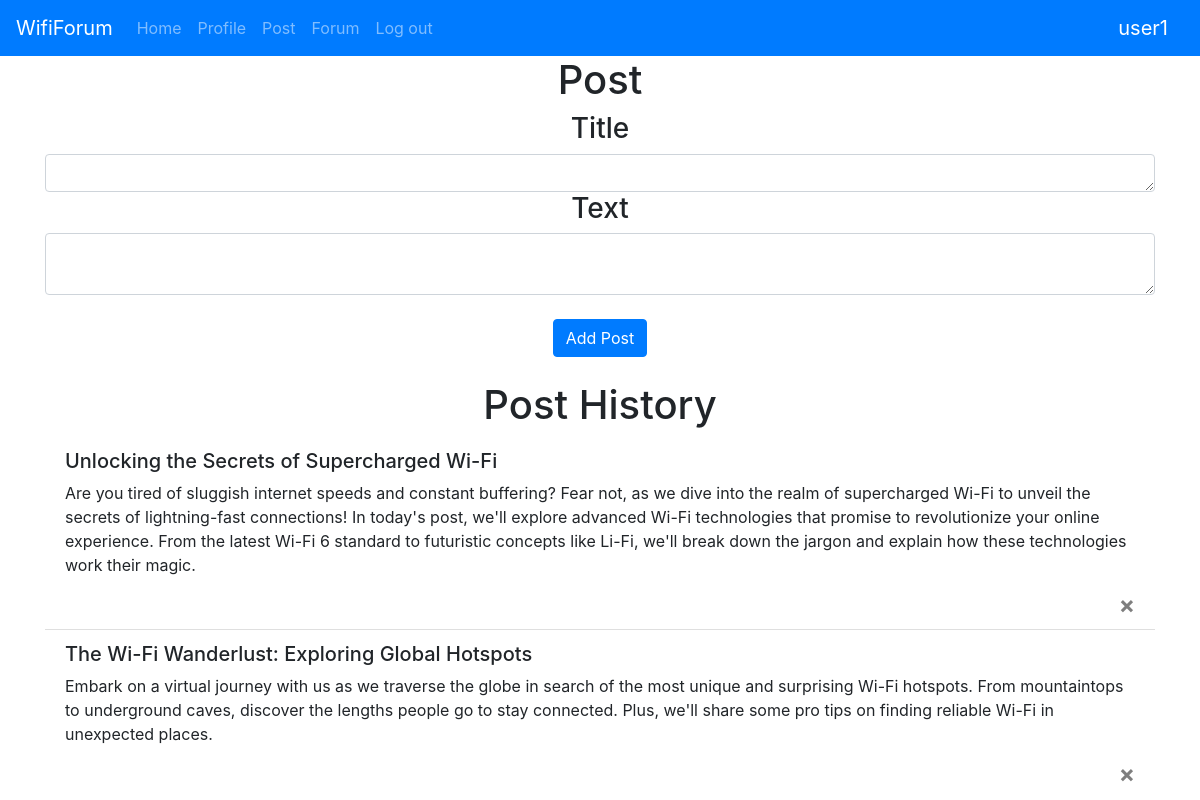
/post (signed in), run on the app's committed database.
### website/models.py (models this page shows)
class User(db.Model, UserMixin):
    id = db.Column(db.Integer, primary_key=True)
    email = db.Column(db.String(150), unique=True)
    password = db.Column(db.String(150))
    username = db.Column(db.String(150), unique=True)
    credit = db.Column(db.Integer)
    posts = db.relationship('Post')

class Post(db.Model):
    id = db.Column(db.Integer, primary_key=True)
    username = db.Column(db.String(150))
    title = db.Column(db.String(255))
    content = db.Column(db.Text)
    date = db.Column(db.DateTime(timezone=True), default=func.now())
    user_id = db.Column(db.Integer, db.ForeignKey('user.id'))
    credit = db.Column(db.Integer)

### website/views.py (the view)
@view.route('/post', methods=['GET', 'POST'])
@login_required
def posts():
    if request.method == 'POST':
        post_title = request.form.get('title')
        post_text = request.form.get('text')
        new_post = Post(title=post_title, content=post_text, user_id=current_user.id, username=current_user.username, credit=0)
        db.session.add(new_post)
        db.session.commit()
    return render_template('post.html', user=current_user)

### website/__init__.py (called while the page is built)
def create_app():
    app = Flask(__name__)
    app.config['SECRET_KEY'] = 'abc' #Dit zorgt voor een encryptie van de data cookies en sessie data, je kan dit ook gwn disablen als het problemen veroorzaakt
    app.config['SQLALCHEMY_DATABASE_URI'] = f'sqlite:///{DB_NAME}'
    db.init_app(app)
    from .views import view
    from .auth import auth
    app.register_blueprint(view, url_prefix='/')
    app.register_blueprint(auth, url_prefix='/')
    from .models import User, Post
    create_database(app)
    login_manager = LoginManager()
    login_manager.login_view = 'auth.login'
    login_manager.init_app(app)
    @login_manager.user_loader
    def load_user(id):
        return User.query.get(int(id))
    return app

### website/templates/post.html
{% extends "base.html" %} {% block title %}Forum{% endblock %} {% block
    content%}
    <h1 align="center">Post</h1>
    <form method="POST">
      <h3 align="center">Title</h3>
      <textarea name="title" id="title" class="form-control" rows="1"></textarea>
      <h3 align="center">Text</h3>
      <textarea name="text" id="text" class="form-control"></textarea>
      <br \ />
      <div align="center">
        <button type="submit" class="btn btn-primary">Add Post</button>
      </div>
    </form>
    <br>
    <h1 align="center">Post History</h1>
    <ul class="list-group list-group-flush" id="Posts">
        {% for post in user.posts %}
        <div class="list-group-item">
          <h5>{{ post.title }}</h5>
          <p>{{ post.content }}</p>
          <button type="button" class="close" onClick="deletePost({{ post.id }})">
            <span aria-hidden="true">&times;</span>
          </button>
        </div>
        {% endfor %}
      </ul>
    {% endblock %} request.form.get('post_title')

### website/templates/base.html (shortened to what this page needs)
<!DOCTYPE html>
<html>
  <head>
    <link
      rel="stylesheet"
      href="https://stackpath.bootstrapcdn.com/bootstrap/4.4.1/css/bootstrap.min.css"
    />
    <link
      rel="stylesheet"
      href="https://stackpath.bootstrapcdn.com/font-awesome/4.7.0/css/font-awesome.min.css"
    />
  </head>
  <body>
    <nav class="navbar navbar-expand-lg navbar-dark bg-primary">
      <a class="navbar-brand" href="#">WifiForum</a>
      <div class="'collapse navbar-collapse" id="navbar">
        <div class="navbar-nav">
          {% if user.is_authenticated %}
          <a class="nav-item nav-link" id="home" href="/"> Home </a>
          <a class="nav-item nav-link" id="profile" href="/profile">
            Profile
          </a>
          <a class="nav-item nav-link" id="post" href="/post"> Post </a>
          <a class="nav-item nav-link" id="logout" href="/forum"> Forum </a>
          <a class="nav-item nav-link" id="logout" href="/logout"> Log out </a>
          {% else %}
          <a class="nav-item nav-link" id="home" href="/"> Home </a>
          <a class="nav-item nav-link" id="login" href="/login"> Login </a>
          <a class="nav-item nav-link" id="sign-up" href="/signup"> Signup </a>
          {% endif %}
        </div>
      </div>
      <div class="topnav-right">
        {% if user.is_authenticated %}
        <a class="navbar-brand" href="/profile">{{user.username}}</a>
        {% endif %}
      </div>
    </nav>
    <div class="container">{%block content%} {%endblock %}</div>
  </body>
</html>

### data on the page
User: username "user1"
Post: title "Unlocking the Secrets of Supercharged Wi-Fi", content "Are you tired of sluggish internet speeds and constant buffering? Fear not, as we dive into the realm of supercharged Wi-Fi to unveil the secrets of lightning-fast connections! In today's post, we'll explore advanced Wi-Fi technologies that promise to revolutionize your online experience. From the latest Wi-Fi 6 standard to futuristic concepts like Li-Fi, we'll break down the jargon and explain how these technologies work their magic."
Post: title "The Wi-Fi Wanderlust: Exploring Global Hotspots", content "Embark on a virtual journey with us as we traverse the globe in search of the most unique and surprising Wi-Fi hotspots. From mountaintops to underground caves, discover the lengths people go to stay connected. Plus, we'll share some pro tips on finding reliable Wi-Fi in unexpected places."
